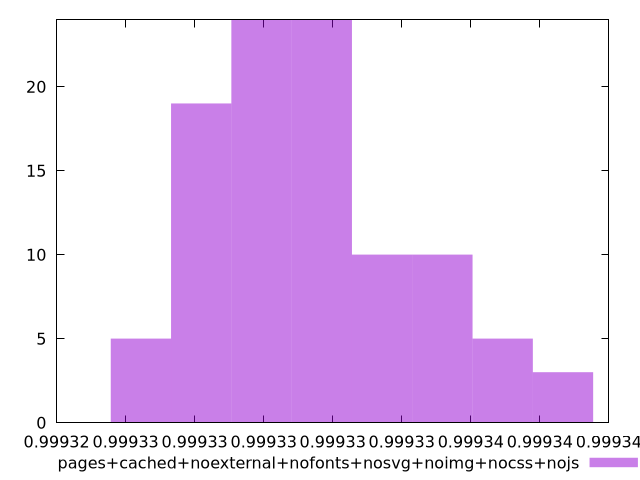

gnuplot code for this plot:
$_pagesCachedNoexternalNofontsNosvgNoimgNocssNojs <<EOF
0.9993281890101346 19
0.9993351763174718 10
0.9993316826638032 24
0.9993386699711403 3
0.9993299358369689 24
0.9993369231443061 5
0.9993264421833004 5
0.9993334294906375 10
EOF
set key outside below
set terminal pngcairo
set output "report_00006_2020-11-02T20-21-41.718Z/speed-index/pages+cached+noexternal+nofonts+nosvg+noimg+nocss+nojs//hist.png"
set yrange [0:24]
set boxwidth 0.0000017468268342827333
set style fill transparent solid 0.5 noborder
plot $_pagesCachedNoexternalNofontsNosvgNoimgNocssNojs title "pages+cached+noexternal+nofonts+nosvg+noimg+nocss+nojs" with boxes ,
